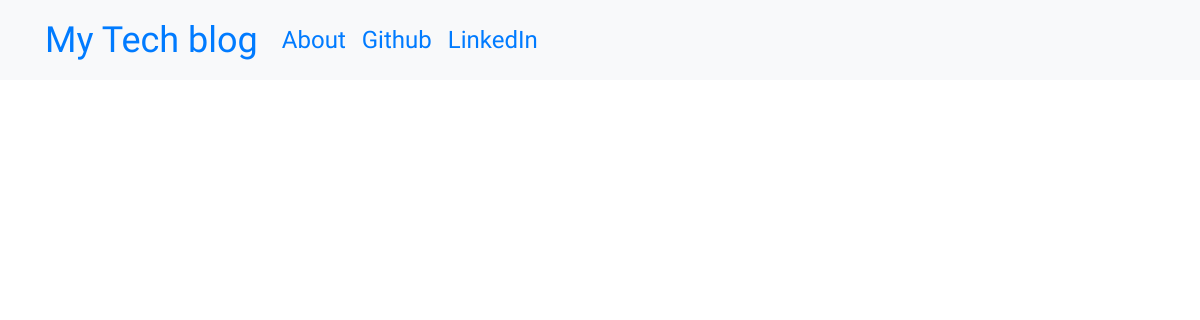
Before: / with the older database file.
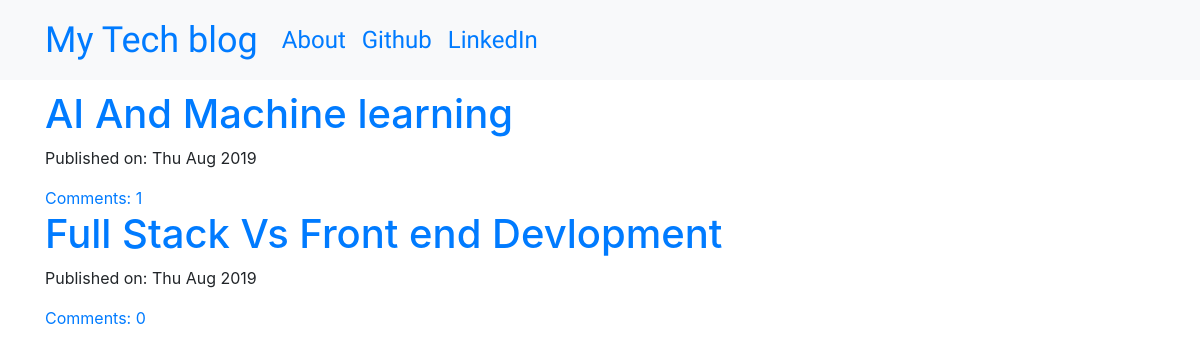
After: the same page with the newer database file.
### blog/models.py (models this page shows, shortened)
class Post(models.Model):
    author = models.ForeignKey('auth.User',on_delete=models.CASCADE)
    title = models.CharField(max_length=200)
    text = models.TextField()
    created_date = models.DateTimeField(default=timezone.now)
    published_date = models.DateTimeField(blank=True, null=True)
    def approve_comments(self):
        return self.comments.filter(approved_comment=True)

### blog/views.py (the view, shortened to what this page needs)
# urls.py: path('',views.PostListView.as_view(),name='post_list'),
class PostListView(ListView):
    model = Post

### blog/templates/blog/post_list.html
{% extends 'blog/base.html' %}
{% block content %}
<div class="centerstage">
    {% for post in post_list %}
        <div class="post">
            <h1><a href="{% url 'post_detail' pk=post.pk %}">{{ post.title }}</a></h1>
            <div class="date">
                <p>Published on: {{ post.published_date|date:"D M Y"}}</p>
            </div>
            <a href="{% url 'post_detail' pk=post.pk %}">Comments: {{ post.approve_comments.count }}</a>
        </div>
    {% endfor %}
</div>
{% endblock %}

### blog/templates/blog/base.html (shortened to what this page needs)
<!DOCTYPE html>
{% load static %}
<html lang="en" dir="ltr">
 <head>
  <link rel="stylesheet" href="https://stackpath.bootstrapcdn.com/bootstrap/4.3.1/css/bootstrap.min.css">
   <link rel="stylesheet" href="{% static 'css/blog.css' %}">
 </head>
 <body class = "loader">
    <nav class="navbar navbar-expand-lg bg-light techfont">
      <div class="container">
        <div class="navbar-nav align-items-center">
          <a class="navbar-brand bigbrand" href="{% url 'post_list' %}">My Tech blog</a>
          <a class="nav-item nav-link" href="{% url 'about' %}">About</a>
          <a class="nav-item nav-link" href="https://www.github.com">Github</a>
          <a class="nav-item nav-link" href="https://www.linkedin.com">LinkedIn</a>
        </div>
        <div class="navbar-nav align-items-center ml-auto">
          {% if user.is_authenticated %}
            <a class="nav-item nav-link" href="{% url 'post_new' %}">New Post</a>
            <a class="nav-item nav-link" href="{% url 'post_draft_list' %}">Drafts</a>
            <a class="nav-item nav-link" href="{% url 'logout' %}">Log out</a>
            <a >Welcome: {{ user.username }}</a>
          {% else %}
            <a class="nav-item nav-link" href="{% url 'login' %}" aria-label="Login">
              </a>
          {% endif %}
        </div>
      </div>
    </nav>
          <div class="content container">
              <div class="row">
                  <div class="col-md-8">
                      {% block content %}
                      {% endblock %}
                  </div>
              </div>
          </div>
 </body>
</html>

### blog/static/css/blog.css (style rules this page uses)
.techfont { font-family: 'Russo One', sans-serif; font-size: 1.5em; margin-bottom: 10px; }
.centerstage { margin-left: auto; margin-right: auto; }
.bigbrand { font-size: 1.5em; }
.loader { filter:hue-rotate(0deg); color: linear-gradient(45deg,#0f8,#08f); animation:hue 5000ms infinite linear; }

Changed rows visible on the page:
added Post: title "AI And Machine learning", published_date "Thu Aug 2019", approve_comments.count "1"
added Post: title "Full Stack Vs Front end Devlopment", published_date "Thu Aug 2019", approve_comments.count "0"
